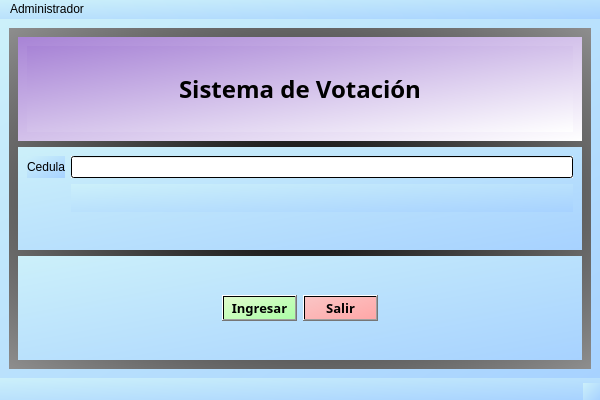
<?xml version="1.0" encoding="UTF-8"?>
<ui version="4.0">
 <class>Principal</class>
 <widget class="QMainWindow" name="Principal">
  <property name="geometry">
   <rect>
    <x>0</x>
    <y>0</y>
    <width>600</width>
    <height>400</height>
   </rect>
  </property>
  <property name="minimumSize">
   <size>
    <width>0</width>
    <height>0</height>
   </size>
  </property>
  <property name="maximumSize">
   <size>
    <width>600</width>
    <height>400</height>
   </size>
  </property>
  <property name="windowTitle">
   <string>Principal</string>
  </property>
  <property name="windowIcon">
   <iconset resource="Recursos.qrc">
    <normaloff>:/imagenes/Recursos/ecuador.png</normaloff>:/imagenes/Recursos/ecuador.png</iconset>
  </property>
  <property name="styleSheet">
   <string notr="true">background-color: qlineargradient(spread:pad, x1:0, y1:0, x2:1, y2:1, stop:0 rgba(204, 240, 250, 255), stop:1 rgba(167, 210, 255, 255));</string>
  </property>
  <widget class="QWidget" name="centralwidget">
   <layout class="QHBoxLayout" name="horizontalLayout_3">
    <item>
     <widget class="QWidget" name="widget_4" native="true">
      <property name="autoFillBackground">
       <bool>false</bool>
      </property>
      <property name="styleSheet">
       <string notr="true">background-color: qradialgradient(spread:pad, cx:0.5, cy:0.5, radius:1.271, fx:0.5, fy:0.5, stop:0 rgba(0, 0, 0, 255), stop:1 rgba(255, 255, 255, 255));</string>
      </property>
      <layout class="QVBoxLayout" name="verticalLayout">
       <item>
        <widget class="QWidget" name="widget" native="true">
         <property name="styleSheet">
          <string notr="true">background-color: qlineargradient(spread:pad, x1:0, y1:0, x2:1, y2:1, stop:0 rgba(168, 132, 214, 255), stop:1 rgba(255, 255, 255, 255));</string>
         </property>
         <layout class="QVBoxLayout" name="verticalLayout_2">
          <item>
           <widget class="QLabel" name="label">
            <property name="font">
             <font>
              <family>Yu Mincho Demibold</family>
              <pointsize>18</pointsize>
              <weight>75</weight>
              <bold>true</bold>
             </font>
            </property>
            <property name="toolTip">
             <string>&lt;html&gt;&lt;head/&gt;&lt;body&gt;&lt;p align=&quot;center&quot;&gt;&lt;br/&gt;&lt;/p&gt;&lt;/body&gt;&lt;/html&gt;</string>
            </property>
            <property name="styleSheet">
             <string notr="true">background-color: qlineargradient(spread:pad, x1:0, y1:0, x2:1, y2:1, stop:0 rgba(168, 132, 214, 255), stop:1 rgba(255, 255, 255, 255));</string>
            </property>
            <property name="text">
             <string>&lt;html&gt;&lt;head/&gt;&lt;body&gt;&lt;p align=&quot;center&quot;&gt;&lt;span style=&quot; font-size:18pt;&quot;&gt;Sistema de Votación&lt;/span&gt;&lt;/p&gt;&lt;/body&gt;&lt;/html&gt;</string>
            </property>
           </widget>
          </item>
         </layout>
        </widget>
       </item>
       <item>
        <widget class="QWidget" name="widget_2" native="true">
         <property name="styleSheet">
          <string notr="true">background-color: qlineargradient(spread:pad, x1:0, y1:0, x2:1, y2:1, stop:0 rgba(204, 240, 250, 255), stop:1 rgba(167, 210, 255, 255));</string>
         </property>
         <layout class="QFormLayout" name="formLayout">
          <item row="0" column="0">
           <widget class="QLabel" name="label_3">
            <property name="styleSheet">
             <string notr="true">background-color: qlineargradient(spread:pad, x1:0, y1:0, x2:1, y2:1, stop:0 rgba(204, 240, 250, 255), stop:1 rgba(167, 210, 255, 255));</string>
            </property>
            <property name="text">
             <string>Cedula</string>
            </property>
           </widget>
          </item>
          <item row="0" column="1">
           <widget class="QLineEdit" name="inCedula">
            <property name="styleSheet">
             <string notr="true">background-color: qradialgradient(spread:pad, cx:0.5, cy:0.5, radius:0.5, fx:0.5, fy:0.5, stop:0 rgba(255, 255, 255, 255), stop:1 rgba(255, 255, 255, 255));</string>
            </property>
            <property name="text">
             <string/>
            </property>
           </widget>
          </item>
          <item row="1" column="1">
           <widget class="QLabel" name="outAdvertencia">
            <property name="styleSheet">
             <string notr="true"/>
            </property>
            <property name="text">
             <string>&lt;html&gt;&lt;head/&gt;&lt;body&gt;&lt;p align=&quot;center&quot;&gt;&lt;br/&gt;&lt;/p&gt;&lt;/body&gt;&lt;/html&gt;</string>
            </property>
           </widget>
          </item>
         </layout>
        </widget>
       </item>
       <item>
        <widget class="QWidget" name="widget_3" native="true">
         <property name="styleSheet">
          <string notr="true">background-color: qlineargradient(spread:pad, x1:0, y1:0, x2:1, y2:1, stop:0 rgba(204, 240, 250, 255), stop:1 rgba(167, 210, 255, 255));</string>
         </property>
         <layout class="QHBoxLayout" name="horizontalLayout">
          <item>
           <spacer name="horizontalSpacer">
            <property name="orientation">
             <enum>Qt::Horizontal</enum>
            </property>
            <property name="sizeHint" stdset="0">
             <size>
              <width>40</width>
              <height>20</height>
             </size>
            </property>
           </spacer>
          </item>
          <item>
           <widget class="QPushButton" name="cmdIngresar">
            <property name="font">
             <font>
              <family>Source Code Pro</family>
              <pointsize>10</pointsize>
              <weight>75</weight>
              <bold>true</bold>
             </font>
            </property>
            <property name="styleSheet">
             <string notr="true">background-color: qlineargradient(spread:pad, x1:0, y1:0, x2:1, y2:1, stop:0 rgba(224, 250, 204, 255), stop:1 rgba(172, 255, 167, 255));</string>
            </property>
            <property name="text">
             <string>Ingresar</string>
            </property>
           </widget>
          </item>
          <item>
           <widget class="QPushButton" name="cmdSalir">
            <property name="font">
             <font>
              <family>Source Code Pro</family>
              <pointsize>10</pointsize>
              <weight>75</weight>
              <bold>true</bold>
             </font>
            </property>
            <property name="styleSheet">
             <string notr="true">background-color: qlineargradient(spread:pad, x1:0, y1:0, x2:1, y2:1, stop:0 rgba(250, 197, 197, 255), stop:1 rgba(255, 167, 167, 255));</string>
            </property>
            <property name="text">
             <string>Salir</string>
            </property>
           </widget>
          </item>
          <item>
           <spacer name="horizontalSpacer_2">
            <property name="orientation">
             <enum>Qt::Horizontal</enum>
            </property>
            <property name="sizeHint" stdset="0">
             <size>
              <width>40</width>
              <height>20</height>
             </size>
            </property>
           </spacer>
          </item>
         </layout>
        </widget>
       </item>
      </layout>
     </widget>
    </item>
   </layout>
  </widget>
  <widget class="QMenuBar" name="menubar">
   <property name="geometry">
    <rect>
     <x>0</x>
     <y>0</y>
     <width>600</width>
     <height>21</height>
    </rect>
   </property>
   <widget class="QMenu" name="menuUsuario">
    <property name="styleSheet">
     <string notr="true">background-color: qradialgradient(spread:pad, cx:0.5, cy:0.5, radius:1.271, fx:0.5, fy:0.5, stop:0 rgba(210, 255, 197, 255), stop:1 rgba(255, 255, 255, 255));</string>
    </property>
    <property name="title">
     <string>Administrador</string>
    </property>
    <addaction name="actionResultados"/>
   </widget>
   <addaction name="menuUsuario"/>
  </widget>
  <widget class="QStatusBar" name="statusbar"/>
  <action name="actionResultados">
   <property name="icon">
    <iconset resource="Recursos.qrc">
     <normaloff>:/imagenes/Recursos/estadisticas.png</normaloff>:/imagenes/Recursos/estadisticas.png</iconset>
   </property>
   <property name="text">
    <string>Datos</string>
   </property>
  </action>
 </widget>
 <resources>
  <include location="Recursos.qrc"/>
 </resources>
 <connections/>
</ui>
